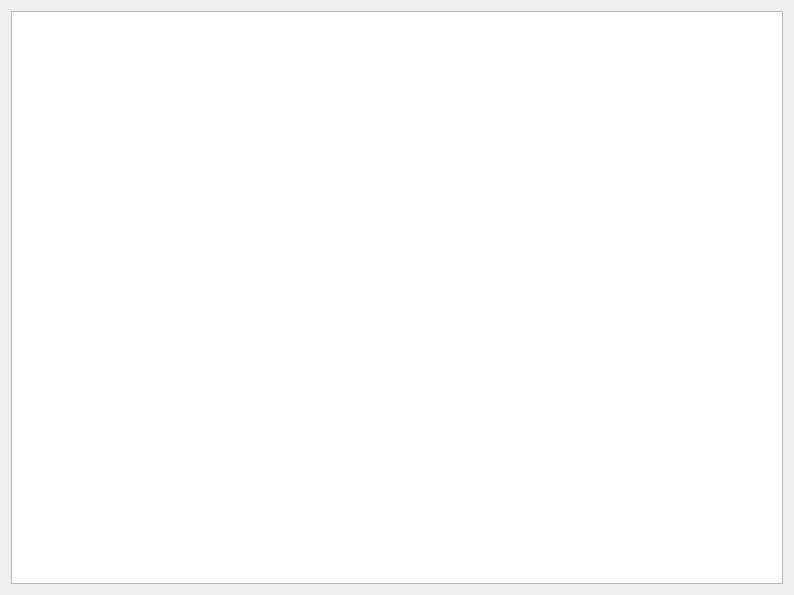
<?xml version="1.0" encoding="UTF-8"?>
<ui version="4.0">
 <class>Dialog</class>
 <widget class="QDialog" name="Dialog">
  <property name="geometry">
   <rect>
    <x>0</x>
    <y>0</y>
    <width>794</width>
    <height>595</height>
   </rect>
  </property>
  <property name="windowTitle">
   <string>Dialog</string>
  </property>
  <layout class="QHBoxLayout" name="horizontalLayout">
   <item>
    <widget class="QGraphicsView" name="graphicsView"/>
   </item>
  </layout>
 </widget>
 <layoutdefault spacing="6" margin="11"/>
 <resources/>
 <connections/>
</ui>
